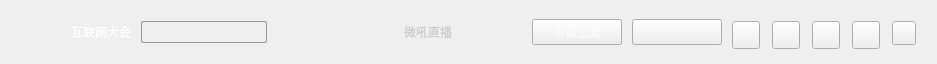
<?xml version="1.0" encoding="UTF-8"?>
<ui version="4.0">
 <class>VhallLiveTitle</class>
 <widget class="QWidget" name="VhallLiveTitle">
  <property name="geometry">
   <rect>
    <x>0</x>
    <y>0</y>
    <width>937</width>
    <height>64</height>
   </rect>
  </property>
  <property name="windowTitle">
   <string>VhallLiveTitle</string>
  </property>
  <layout class="QHBoxLayout" name="horizontalLayout">
   <property name="spacing">
    <number>0</number>
   </property>
   <property name="leftMargin">
    <number>0</number>
   </property>
   <property name="topMargin">
    <number>0</number>
   </property>
   <property name="rightMargin">
    <number>0</number>
   </property>
   <property name="bottomMargin">
    <number>0</number>
   </property>
   <item>
    <widget class="QWidget" name="widget" native="true">
     <property name="minimumSize">
      <size>
       <width>0</width>
       <height>44</height>
      </size>
     </property>
     <property name="maximumSize">
      <size>
       <width>16777215</width>
       <height>44</height>
      </size>
     </property>
     <property name="styleSheet">
      <string notr="true"/>
     </property>
     <layout class="QHBoxLayout" name="horizontalLayout_2">
      <property name="spacing">
       <number>10</number>
      </property>
      <property name="leftMargin">
       <number>20</number>
      </property>
      <property name="topMargin">
       <number>0</number>
      </property>
      <property name="rightMargin">
       <number>10</number>
      </property>
      <property name="bottomMargin">
       <number>0</number>
      </property>
      <item>
       <widget class="QLabel" name="label_logo">
        <property name="minimumSize">
         <size>
          <width>41</width>
          <height>20</height>
         </size>
        </property>
        <property name="maximumSize">
         <size>
          <width>41</width>
          <height>20</height>
         </size>
        </property>
        <property name="styleSheet">
         <string notr="true"/>
        </property>
        <property name="text">
         <string/>
        </property>
       </widget>
      </item>
      <item>
       <widget class="CLabel" name="label_RoomTitle">
        <property name="styleSheet">
         <string notr="true">color: rgb(255, 255, 255);</string>
        </property>
        <property name="text">
         <string>互联网大会</string>
        </property>
       </widget>
      </item>
      <item>
       <widget class="webinarIdWdg" name="widget_room_id" native="true">
        <property name="minimumSize">
         <size>
          <width>126</width>
          <height>22</height>
         </size>
        </property>
        <property name="maximumSize">
         <size>
          <width>126</width>
          <height>22</height>
         </size>
        </property>
        <property name="styleSheet">
         <string notr="true">QWidget#widget_room_id{
border-radius:2px;
border:1px solid rgba(151,151,151,1);
}
</string>
        </property>
       </widget>
      </item>
      <item>
       <spacer name="horizontalSpacer">
        <property name="orientation">
         <enum>Qt::Horizontal</enum>
        </property>
        <property name="sizeHint" stdset="0">
         <size>
          <width>40</width>
          <height>20</height>
         </size>
        </property>
       </spacer>
      </item>
      <item>
       <widget class="QWidget" name="widget_3" native="true">
        <property name="minimumSize">
         <size>
          <width>35</width>
          <height>35</height>
         </size>
        </property>
        <property name="maximumSize">
         <size>
          <width>35</width>
          <height>35</height>
         </size>
        </property>
        <layout class="QHBoxLayout" name="horizontalLayout_5">
         <property name="spacing">
          <number>0</number>
         </property>
         <property name="leftMargin">
          <number>0</number>
         </property>
         <property name="topMargin">
          <number>0</number>
         </property>
         <property name="rightMargin">
          <number>0</number>
         </property>
         <property name="bottomMargin">
          <number>0</number>
         </property>
         <item>
          <layout class="QHBoxLayout" name="horizontalLayout_image"/>
         </item>
        </layout>
       </widget>
      </item>
      <item>
       <widget class="CLabel" name="label_userName">
        <property name="styleSheet">
         <string notr="true">
color: rgb(204, 204, 204);</string>
        </property>
        <property name="text">
         <string>微吼直播</string>
        </property>
       </widget>
      </item>
      <item>
       <widget class="ButtonWdg" name="RecordBtnWdg" native="true">
        <property name="minimumSize">
         <size>
          <width>60</width>
          <height>60</height>
         </size>
        </property>
        <property name="maximumSize">
         <size>
          <width>60</width>
          <height>60</height>
         </size>
        </property>
       </widget>
      </item>
      <item>
       <widget class="QPushButton" name="pushButton_toSpeak">
        <property name="minimumSize">
         <size>
          <width>90</width>
          <height>26</height>
         </size>
        </property>
        <property name="maximumSize">
         <size>
          <width>90</width>
          <height>26</height>
         </size>
        </property>
        <property name="styleSheet">
         <string notr="true">QPushButton{
border-image: url(:/toolWidget/img/toolWidget/toSpeak.png) 0 182 0 0;
	color: rgb(255, 249, 249);
}
QPushButton:hover{
	border-image: url(:/toolWidget/img/toolWidget/toSpeak.png) 0 91 0 91;
	color: rgb(255, 253, 253);
}

QPushButton:pressed{
	border-image: url(:/toolWidget/img/toolWidget/toSpeak.png) 0 182 0 0;
	color: rgb(255, 253, 253);
}

QPushButton:disabled{		
   border-image: url(:/toolWidget/img/toolWidget/toSpeak.png)0 182 0 0;
	color: rgb(255, 216, 216);
}

</string>
        </property>
        <property name="text">
         <string>申请上麦</string>
        </property>
       </widget>
      </item>
      <item>
       <widget class="CTimeButton" name="pushButton_startLive">
        <property name="sizePolicy">
         <sizepolicy hsizetype="Preferred" vsizetype="Preferred">
          <horstretch>0</horstretch>
          <verstretch>0</verstretch>
         </sizepolicy>
        </property>
        <property name="minimumSize">
         <size>
          <width>90</width>
          <height>26</height>
         </size>
        </property>
        <property name="maximumSize">
         <size>
          <width>90</width>
          <height>26</height>
         </size>
        </property>
        <property name="styleSheet">
         <string notr="true"/>
        </property>
        <property name="text">
         <string/>
        </property>
       </widget>
      </item>
      <item>
       <widget class="QWidget" name="widget_2" native="true">
        <layout class="QHBoxLayout" name="horizontalLayout_3">
         <property name="spacing">
          <number>12</number>
         </property>
         <property name="leftMargin">
          <number>0</number>
         </property>
         <item>
          <widget class="PushButton" name="pushButton_setting">
           <property name="minimumSize">
            <size>
             <width>28</width>
             <height>28</height>
            </size>
           </property>
           <property name="maximumSize">
            <size>
             <width>28</width>
             <height>28</height>
            </size>
           </property>
           <property name="styleSheet">
            <string notr="true"/>
           </property>
           <property name="text">
            <string/>
           </property>
          </widget>
         </item>
         <item>
          <widget class="PushButton" name="pushButton_fresh">
           <property name="minimumSize">
            <size>
             <width>28</width>
             <height>28</height>
            </size>
           </property>
           <property name="maximumSize">
            <size>
             <width>28</width>
             <height>28</height>
            </size>
           </property>
           <property name="styleSheet">
            <string notr="true"/>
           </property>
           <property name="text">
            <string/>
           </property>
          </widget>
         </item>
         <item>
          <widget class="PushButton" name="pushButton_minSize">
           <property name="minimumSize">
            <size>
             <width>28</width>
             <height>28</height>
            </size>
           </property>
           <property name="maximumSize">
            <size>
             <width>28</width>
             <height>28</height>
            </size>
           </property>
           <property name="text">
            <string/>
           </property>
          </widget>
         </item>
         <item>
          <widget class="PushButton" name="pushButton_fullSize">
           <property name="minimumSize">
            <size>
             <width>28</width>
             <height>28</height>
            </size>
           </property>
           <property name="maximumSize">
            <size>
             <width>28</width>
             <height>28</height>
            </size>
           </property>
           <property name="text">
            <string/>
           </property>
          </widget>
         </item>
         <item>
          <widget class="QPushButton" name="pushButton_close">
           <property name="minimumSize">
            <size>
             <width>24</width>
             <height>24</height>
            </size>
           </property>
           <property name="maximumSize">
            <size>
             <width>24</width>
             <height>24</height>
            </size>
           </property>
           <property name="styleSheet">
            <string notr="true">QPushButton{
border-image: url(:/sysButton/img/sysButton/close_btn.png);
}
QPushButton:hover{
border-image: url(:/sysButton/img/sysButton/close_btn_hover.png);
}

QToolTip{ border:1px solid rgb(0, 0, 0, 1); background-color: rgba(0, 0, 0, 178); color:#ffffff; font-size:12px; }

</string>
           </property>
           <property name="text">
            <string/>
           </property>
          </widget>
         </item>
        </layout>
       </widget>
      </item>
     </layout>
    </widget>
   </item>
  </layout>
 </widget>
 <layoutdefault spacing="6" margin="11"/>
 <customwidgets>
  <customwidget>
   <class>PushButton</class>
   <extends>QPushButton</extends>
   <header>push_button.h</header>
  </customwidget>
  <customwidget>
   <class>ButtonWdg</class>
   <extends>QWidget</extends>
   <header>buttonwdg.h</header>
   <container>1</container>
  </customwidget>
  <customwidget>
   <class>CLabel</class>
   <extends>QLabel</extends>
   <header>clabel.h</header>
  </customwidget>
  <customwidget>
   <class>webinarIdWdg</class>
   <extends>QWidget</extends>
   <header>webinaridwdg.h</header>
   <container>1</container>
  </customwidget>
  <customwidget>
   <class>CTimeButton</class>
   <extends>QPushButton</extends>
   <header location="global">ctimebutton.h</header>
  </customwidget>
 </customwidgets>
 <resources>
  <include location="../../../VhallLive/project/VhallLive.qrc"/>
 </resources>
 <connections/>
</ui>
